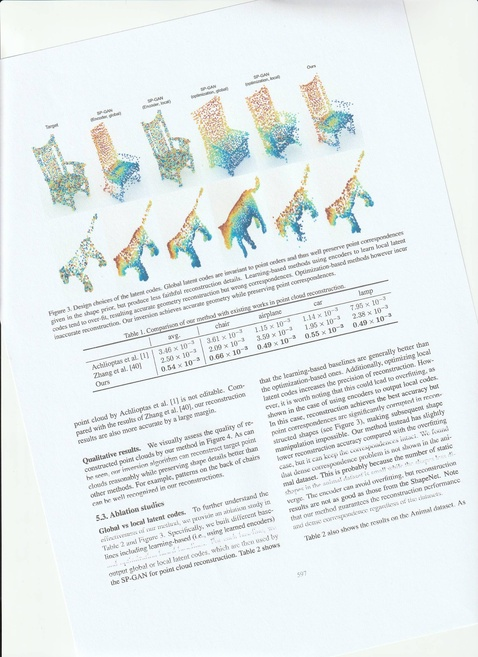
#> input picture SIT789 - Applications of Computer Vision and Speech Processing/task2.3/doc.jpg, 478 x 657 px, shrunk from 1701 x 2338 before the run
$ python task2.3.py
#> lines starting #> are read from the running program, lines starting #| are printed output that depends on the picture; after the words box and inside, x2 and y2 are one past the last pixel; in counts of white or black regions, pixels touching at a corner belong together; long printed decimals are rounded
# %%
import numpy as np
import cv2 as cv
from matplotlib import pyplot as plt
import statistics
import time

# %% [markdown]
# # 1. Hough transform for document skew estimation

# %%
# Step 1: Load an input image from file and binarise the image using a threshold, e.g., 200
doc = cv.imread('doc.jpg', 0) # 2nd parameter is set to 0 to read grayscale image
#> doc: shape (657, 478); min 12, max 255, mean 235.9
threshold = 200
ret, doc_bin = cv.threshold(doc, threshold, 255, cv.THRESH_BINARY)
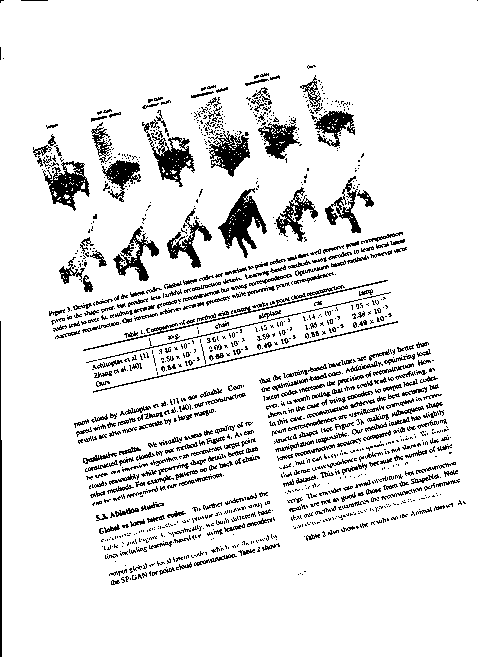
#> doc_bin: shape (657, 478); 89.8% white; black in thin lines or dots
#> ret = 200

# %%
# Step 2: Get negative version of the binarised image by subtracting the binarised image from 255.
doc_bin = 255 - doc_bin # convert black/white to white/black
#> doc_bin: shape (657, 478); 10.2% white in thin lines or dots
plt.imshow(doc_bin, 'gray')

# %%
# Step 3: Extract connected components from the negative image. Note that morphology is NOT used here.
num_labels, labels, stats, centroids = cv.connectedComponentsWithStats(doc_bin, connectivity=8)
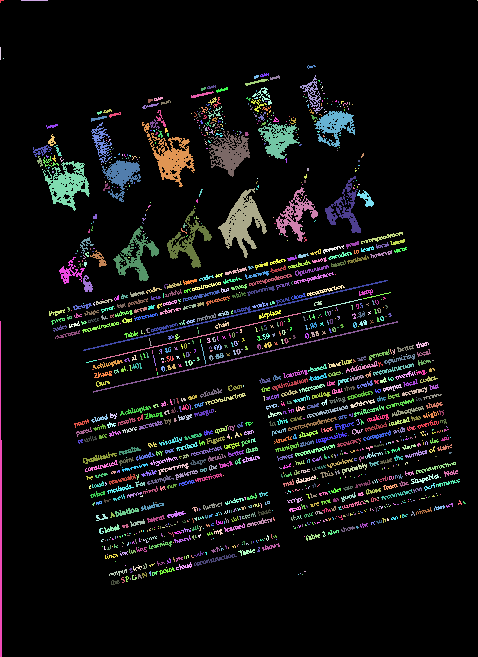
#> labels: shape (657, 478) int32; 1282 distinct labels, from 0 to 1281; one colour per label, 0 black
#> num_labels = 1282; stats = 1282 rows, first 6: [0, 0, 478, 657, 281922], [0, 0, 4, 3, 6], [21, 0, 27, 1, 27], [477, 0, 1, 1, 1], [0, 47, 1, 13, 13], [3, 58, 1, 1, 1]; centroids = 1282 pairs, first value 0 to 477, second value 0 to 582

# %%
def ExtractConnectedComponents(num_labels, labels_im):
    connected_components = [[] for i in range(0, num_labels)]

    height, width = labels_im.shape
    for i in range(0, height):
        for j in range(0, width):
            if labels_im[i, j] >= 0:
                connected_components[labels_im[i, j]].append((j, i))

    return connected_components

# Step 4: Select candidate points on the negative image using one of the following strategies
def selectCandidatePoints(strategy, img):
    # Strategy A: All foreground pixels
    if strategy == 'A':
        start_time = time.time()
        return strategy, img.copy(), time.time() - start_time

    # Strategy B: Component centres
    elif strategy == 'B':
        start_time = time.time()
        candidatePointsB = np.zeros_like(img)
        for i in range(1, num_labels):  # skip background
            x_centroid = int(centroids[i][0])
            y_centroid = int(centroids[i][1])
            candidatePointsB[y_centroid, x_centroid] = 255
        return strategy, candidatePointsB, time.time() - start_time

    # Strategy C: Lowest point (max y) in each component
    elif strategy == 'C':
        start_time = time.time()
        candidatePointsC = np.zeros_like(img)
        # Use the optimized connected components
        connected_components = ExtractConnectedComponents(num_labels, labels)

        for i in range(1, num_labels):  # skip background
            if connected_components[i]:
                # Last pixel in the list has the max y (because of insertion order)
                x, y = connected_components[i][-1]
                candidatePointsC[y, x] = 255

        return strategy, candidatePointsC, time.time() - start_time

    else:
        print("Invalid strategy!!!")
        return None

# %%
# Step 5: Remove non-candidate points (already done in strategy images)
# Visualize results

candidatePoints = [selectCandidatePoints('A', doc_bin),
                   selectCandidatePoints('B', doc_bin),
                   selectCandidatePoints('C', doc_bin)]
#> the loop in selectCandidatePoints (call 2), `for i in range(1, num_labels):` made 1281 passes
#> (x_centroid, y_centroid) on passes 1 to 3: (1, 0), (34, 0), (477, 0)
#> after the loop in selectCandidatePoints (call 2), `for i in range(1, num_labels):`: candidatePointsB: shape (657, 478); 0.41% white in thin lines or dots, all inside (x1, y1, x2, y2) = (0, 0, 478, 582)
#> call 3 of selectCandidatePoints, with strategy = 'C'
#> in selectCandidatePoints (call 3), `connected_components = ExtractConnectedComponents(num_labels, labels)`: connected_components = 1282 items
#> the loop in selectCandidatePoints (call 3), `for i in range(1, num_labels):` made 1281 passes
#> (x, y) on passes 1 to 12: (0, 2), (47, 0), (477, 0), (0, 59), (3, 58), (308, 68), (263, 76), (255, 78), (272, 79), (316, 113), (247, 85), (319, 81)
#> after the loop in selectCandidatePoints (call 3), `for i in range(1, num_labels):`:
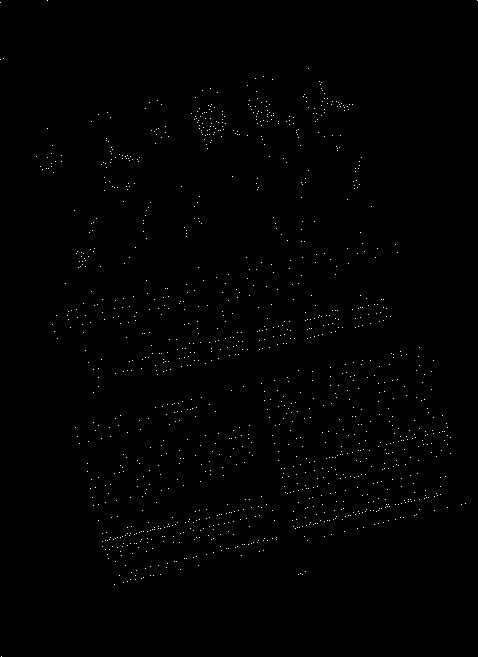
#> candidatePointsC: shape (657, 478); 0.41% white in thin lines or dots

# Plot to compare
plt.figure(figsize=(15, 5))

plt.subplot(1, 3, 1)
plt.imshow(candidatePoints[0][1], 'gray')
plt.title('Strategy a: All foreground pixels')
plt.axis("off")

plt.subplot(1, 3, 2)
plt.imshow(candidatePoints[1][1], 'gray')
plt.title('Strategy b: Component centers')
plt.axis("off")

plt.subplot(1, 3, 3)
plt.imshow(candidatePoints[2][1], 'gray')
plt.title('Strategy c: Max-y points')
plt.axis("off")

plt.tight_layout()
plt.show()

cv.imwrite(f'strategyA.png', candidatePoints[0][1])
cv.imwrite(f'strategyB.png', candidatePoints[1][1])
cv.imwrite(f'strategyC.png', candidatePoints[2][1])

# %%
# Step 6: Initialize Hough Transform parameters
distance_resolution = 1
angular_resolution = np.pi / 180
density_threshold = [10, 15, 20]

# %%
def houghTransform(strategy, original, image, distance_resolution, angular_resolution, density_threshold):
    # Step 7: Apply the Hough transform on the negative image
    start_time = time.time()
    lines = cv.HoughLines(image, distance_resolution, angular_resolution, density_threshold)
    hough_time = time.time() - start_time

    # Step 8: Create an array to store the angles of all lines detected by Hough transform
    angles = []
    if lines is not None:
        for rho_theta in lines:
            rho, theta = rho_theta[0]
            angle_deg = np.rad2deg(theta)
            angles.append(angle_deg)

    # Step 9: Calculate median angle
    median_angle = statistics.median(angles)
    deskew_angle = median_angle - 90

    # Step 10: Deskew the image
    # rotate image
    height, width = original.shape
    c_x = (width - 1) / 2.0 # column index varies in [0, width-1]
    c_y = (height - 1) / 2.0 # row index varies in [0, height-1]
    c = (c_x, c_y) # A point is defined by x and y coordinate
    M = cv.getRotationMatrix2D(c, deskew_angle, 1)
    deskewed = cv.warpAffine(original, M, (width, height))
    total_time = time.time() - start_time

    print("Hough time:", hough_time, "seconds")
    print("Total time:", total_time, "seconds")

    # Show result
    plt.figure(figsize=(10, 5))
    plt.subplot(1, 2, 1)
    plt.imshow(original, cmap='gray')
    plt.title(f"Strategy: {strategy} | Threshold: {density_threshold} | Original ({median_angle:.2f}°)")
    plt.axis("off")

    plt.subplot(1, 2, 2)
    plt.imshow(deskewed, cmap='gray')
    plt.title(f"Strategy: {strategy} | Threshold: {density_threshold} | Deskewed ({deskew_angle:.2f}°)")
    plt.axis("off")

    plt.tight_layout()
    plt.show()

    return deskewed

# %% [markdown]
# # 2. Performance analysis

# %% [markdown]
# ### 2.1. Candidate point selection

# %%
for point in candidatePoints:
    print(f"Computational speed of candidate points using strategy {point[0]}: {point[2]} seconds")
#> this loop made 3 passes
#| Computational speed of candidate points using strategy A: 9.965896606445312e-05 seconds
#| Computational speed of candidate points using strategy B: 0.03165 seconds
#| Computational speed of candidate points using strategy C: 1.320 seconds

# %% [markdown]
# ### 2.2. Parameter setting

# %%
for point in candidatePoints:
    for threshold in density_threshold:
        houghTransform(point[0], doc, point[1], distance_resolution, angular_resolution, threshold)
#> this loop made 3 passes
#> (printed output is left out)
#> pass 1, in houghTransform (call 3), `deskewed = cv.warpAffine(original, M, (width, height))`:
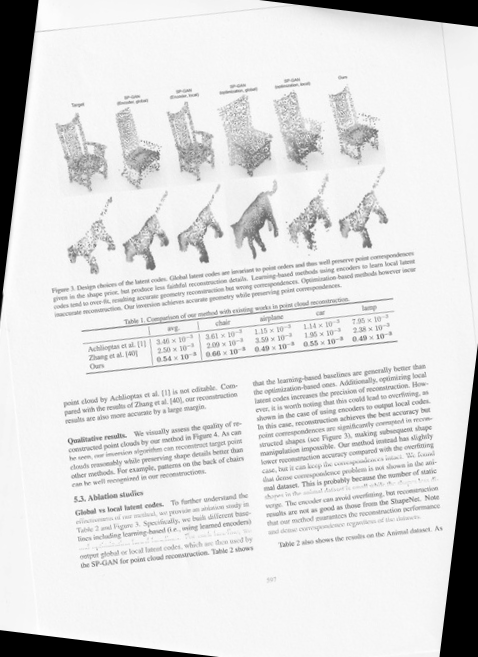
#> deskewed: shape (657, 478); min 0, max 255, mean 222.2

# %%
cv.imwrite("doc_deskewed.jpg", houghTransform(candidatePoints[1][0], doc, candidatePoints[1][1], distance_resolution, angular_resolution, 15))
#> in houghTransform (call 10), `lines = cv.HoughLines(image, distance_resolution, angular_resolution, ..`: lines = 22 rows, first 8: [549, 1.34], [378, 1.34], [575, 1.36], [518, 1.34], [580, 1.34], [548, 1.36], [588, 1.31], [583, 1.33]
#| Hough time: 0.005473 seconds
#| Total time: 0.01894 seconds

# %% [markdown]
# # 3. Other test cases

# %%
# image taken from https://docs.aspose.cloud/ocr/deskew-image/
name1 = 'test1'
doc1 = cv.imread(f'{name1}.png', 0) # 2nd parameter is set to 0 to read grayscale image
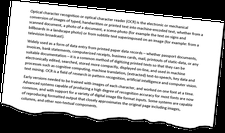
#> input picture SIT789 - Applications of Computer Vision and Speech Processing/task2.3/test1.png, 225 x 133 px, shrunk from 800 x 474 before the run
#> doc1 is the input picture: shape (133, 225); min 0, max 255, mean 178.2
threshold = 200
ret, doc1_bin = cv.threshold(doc1, threshold, 255, cv.THRESH_BINARY)
#> doc1_bin: shape (133, 225); 61.1% white; 209 black regions (102 under 20 px), largest, box (x1, y1, x2, y2) and area: (0, 0, 225, 133) 7093, (119, 91, 154, 97) 70, (127, 78, 158, 84) 65
doc1_bin = 255 - doc1_bin # convert black/white to white/black

num_labels, labels, stats, centroids = cv.connectedComponentsWithStats(doc1_bin, connectivity=8)
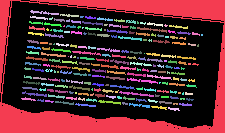
#> labels: shape (133, 225) int32; 210 distinct labels, from 0 to 209; one colour per label, 0 black
#> num_labels = 210; stats = 210 rows, first 6: [0, 0, 224, 129, 18270], [0, 0, 225, 133, 7093], [30, 10, 29, 5, 58], [60, 14, 19, 3, 37], [30, 16, 18, 4, 35], [49, 17, 4, 3, 8]; centroids = 210 pairs, first value 27.07 to 201.5, second value 12.36 to 108.6

candidatePoints1 = selectCandidatePoints('B', doc1_bin)
#> call 4 of selectCandidatePoints, with strategy = 'B'
#> the loop in selectCandidatePoints (call 4), `for i in range(1, num_labels):` made 209 passes
#> (x_centroid, y_centroid) on passes 1 to 3: (114, 73), (43, 12), (69, 15)
#> after the loop in selectCandidatePoints (call 4), `for i in range(1, num_labels):`:
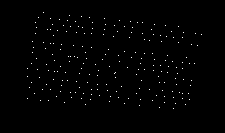
#> candidatePointsB: shape (133, 225); 0.7% white in thin lines or dots, all inside (x1, y1, x2, y2) = (27, 12, 202, 109)

print(f"Computational speed of candidate points using strategy {candidatePoints1[0]}: {candidatePoints1[2]} seconds")
#| Computational speed of candidate points using strategy B: 0.01574 seconds

cv.imwrite(f'{name1}_deskewed.png',
           houghTransform(candidatePoints1[0], doc1, candidatePoints1[1], distance_resolution, angular_resolution, 15))
#> (the run stopped early here; a loop or call above may not have finished)
